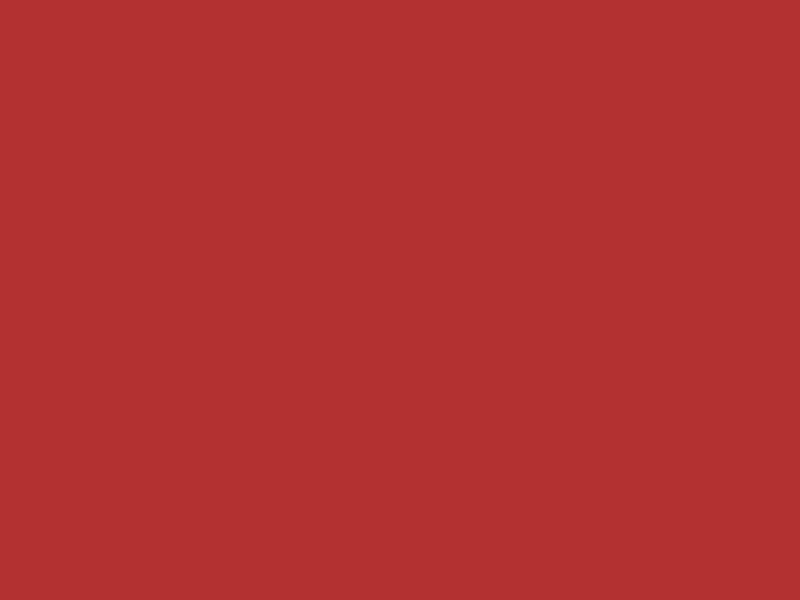
Frame 1 (no input)
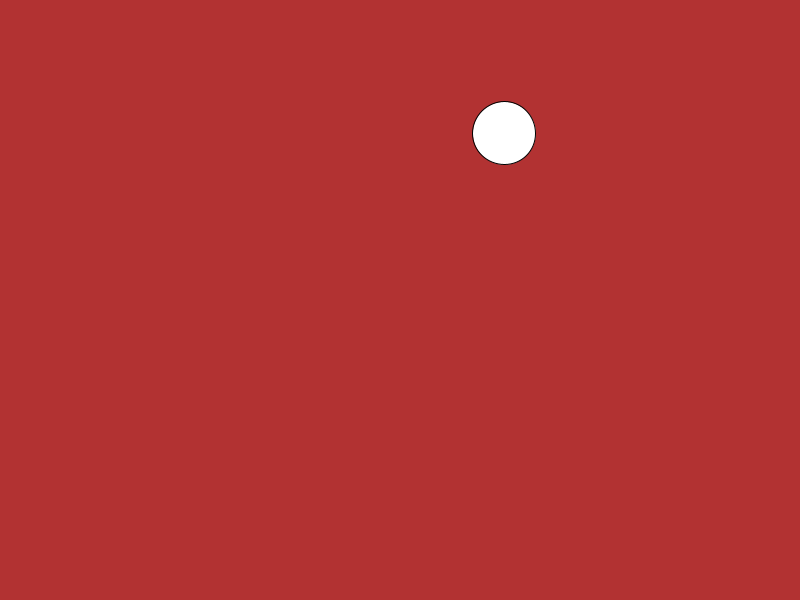
Frame 60 (the mouse pressed at the canvas centre just before this capture)
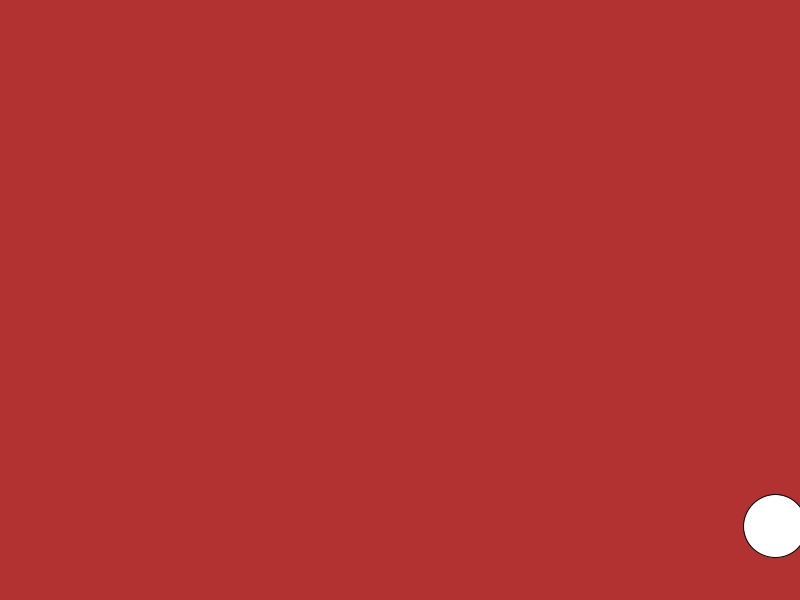
Frame 120 (the mouse held since frame 60 and released just before this capture)

The Processing sketch that drew these frames (run headless with seeded random() and noise(); from frame 60 on, the mouse is pressed at the canvas centre):

// Processing sketch: fruit_ninja_proto
// ── fruit_ninja_proto.pde

float x, y, vy, vx, d;
color bg = #B23232;

float G = 0.3;

void setup () {
  size(800, 600);
  
  d = random(50, 70);
  x = random(d, width-d);
  vy = -20;
  vx = random(-5, 5);
  y = height + 200;
}

void draw () {
  background(bg);
  ellipse(x, y, d, d);
  x += vx;
  y += vy;
  vy += G;
  
  if (y > height + 200) {
    d = random(50, 70);
    x = random(d, width-d);
    vx = random(-5, 5);
    vy = -20;
  }
}

void mousePressed () {
  if (dist(mouseX, mouseY, x, y) < d/2) {
    y = height + 200;
    d = random(50, 70);
    x = random(d, width-d);
    vx = random(-5, 5);
    vy = -20;  
  }
}
